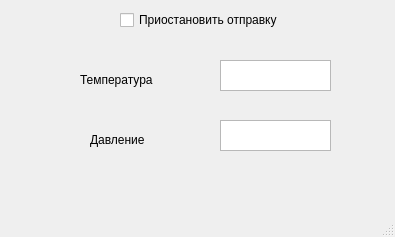
<?xml version="1.0" encoding="UTF-8"?>
<ui version="4.0">
 <class>MainWindow</class>
 <widget class="QMainWindow" name="MainWindow">
  <property name="geometry">
   <rect>
    <x>0</x>
    <y>0</y>
    <width>395</width>
    <height>237</height>
   </rect>
  </property>
  <property name="windowTitle">
   <string>MainWindow</string>
  </property>
  <widget class="QWidget" name="centralwidget">
   <widget class="QTextEdit" name="temperatureTextBox">
    <property name="geometry">
     <rect>
      <x>220</x>
      <y>60</y>
      <width>111</width>
      <height>31</height>
     </rect>
    </property>
   </widget>
   <widget class="QTextEdit" name="pressureTextBox">
    <property name="geometry">
     <rect>
      <x>220</x>
      <y>120</y>
      <width>111</width>
      <height>31</height>
     </rect>
    </property>
    <property name="acceptRichText">
     <bool>true</bool>
    </property>
   </widget>
   <widget class="QLabel" name="temperature_label">
    <property name="geometry">
     <rect>
      <x>80</x>
      <y>70</y>
      <width>101</width>
      <height>20</height>
     </rect>
    </property>
    <property name="text">
     <string>Температура</string>
    </property>
   </widget>
   <widget class="QLabel" name="pressure_label">
    <property name="geometry">
     <rect>
      <x>90</x>
      <y>130</y>
      <width>101</width>
      <height>20</height>
     </rect>
    </property>
    <property name="text">
     <string>Давление</string>
    </property>
   </widget>
   <widget class="QCheckBox" name="signalsBlocker">
    <property name="geometry">
     <rect>
      <x>120</x>
      <y>10</y>
      <width>171</width>
      <height>20</height>
     </rect>
    </property>
    <property name="text">
     <string>Приостановить отправку</string>
    </property>
   </widget>
  </widget>
  <widget class="QMenuBar" name="menubar">
   <property name="geometry">
    <rect>
     <x>0</x>
     <y>0</y>
     <width>395</width>
     <height>22</height>
    </rect>
   </property>
  </widget>
  <widget class="QStatusBar" name="statusbar"/>
 </widget>
 <resources/>
 <connections/>
</ui>
